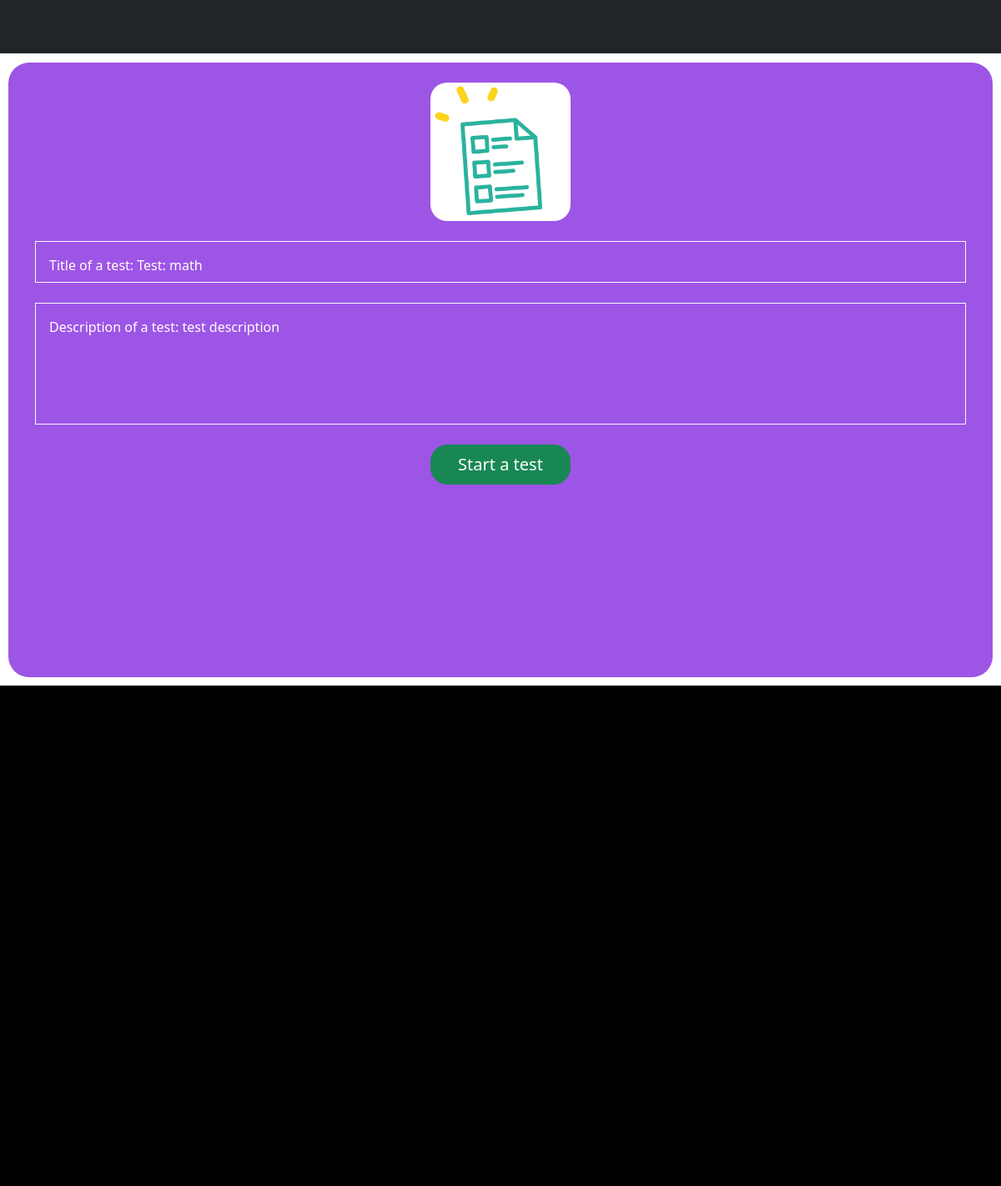
Page /test/start_a_test/20 (signed in) on the committed database.
### univ_app/models.py (models this page shows, shortened)
class Task(models.Model):
    title = models.CharField(max_length=200, default="", blank=True)
    description = models.TextField(default="", blank=True)
    subject = models.ForeignKey(
        "Subject", blank=True, null=True, on_delete=models.SET_NULL
    )
    created_at = models.DateTimeField(auto_now_add=True, null=True, blank=True)
    created_by = models.ForeignKey(
        "Teacher", blank=True, null=True, on_delete=models.SET_NULL
    )
    class Meta:
        abstract = True

class Test(Task):
    slug = models.SlugField(max_length=120, blank=True, null=True)
    link = models.CharField(max_length=1000, default="")
    image = models.ImageField(
        upload_to="uploads/", blank=True, null=True, default="test.png"
    )

### univ_app/decorators.py (the view)
        def wrapper(request, *args, **kwargs):
            group = None
            if request.user.groups.exists():
                group = request.user.groups.all()[0].name
            if group in allowed_groups:
                return view_func(request, *args, **kwargs)
            return HttpResponse("Permission denied")

### univ_app/views.py (called while the page is built)
@allowed_users(allowed_groups=["student"])
def start_a_test(request, testid):
    test = Test.objects.get(id=testid)
    ctx = {
        "test": test,
    }
    return render(request, "tester/take_test/start_a_test.html", ctx)

### templates/tester/take_test/start_a_test.html (shortened to what this page needs)
{% extends "tester_base.html"%}
{% block start_test %}
<div class = 'container'>
  <br>
  <img src="{{test.image.url}}" alt="" class = "center">
  <br>
  <div class="border border-light p-3 mb-4">
    <div class="text-wrap" style=" height: 1rem; width: 80%; color: white;">
      Title of a test: {{test.title}}
    </div>
  </div>
  <div class="border border-light p-3 mb-4">
    <div class="text-wrap" style=" height: 7rem; width: 80%; color: white;">
      Description of a test: {{test.description}}
    </div>
  </div>
  <form action = "{% url 'take_test' test.pk 0 %}">
      <button type="submit" class = "btn btn-success btn-lg center" name="button">Start a test</button>
  </form>
</div>
{% endblock %}

### univ_app/static/univ_app/css/base.css (style rules this page uses)
body { background: white; }

### templates/tester/take_test/start_a_test.html (style rules this page uses)
.center { display: block; margin-left: auto; margin-right: auto; width: 15%; border-radius: 20px; }

### templates/tester_base.html (style rules this page uses)
body { background-color:white; color: white; }

### rows in the picture
Test: image (picture), title "Test: math", description "test description"
